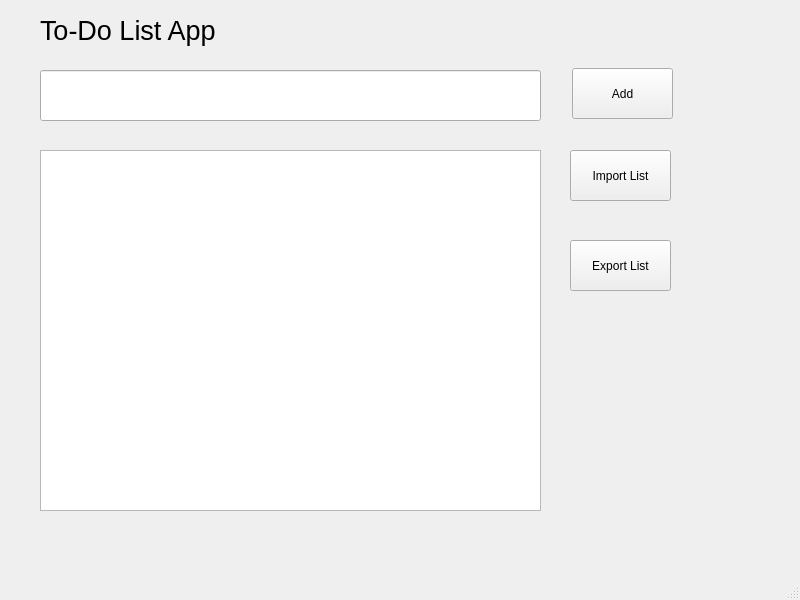
<?xml version="1.0" encoding="UTF-8"?>
<ui version="4.0">
 <class>MainWindow</class>
 <widget class="QMainWindow" name="MainWindow">
  <property name="geometry">
   <rect>
    <x>0</x>
    <y>0</y>
    <width>800</width>
    <height>600</height>
   </rect>
  </property>
  <property name="windowTitle">
   <string>To-Do List</string>
  </property>
  <widget class="QWidget" name="centralwidget">
   <widget class="QListWidget" name="listWidget">
    <property name="geometry">
     <rect>
      <x>40</x>
      <y>150</y>
      <width>501</width>
      <height>361</height>
     </rect>
    </property>
    <property name="font">
     <font>
      <pointsize>16</pointsize>
     </font>
    </property>
    <property name="spacing">
     <number>3</number>
    </property>
   </widget>
   <widget class="QLineEdit" name="input">
    <property name="geometry">
     <rect>
      <x>40</x>
      <y>70</y>
      <width>501</width>
      <height>51</height>
     </rect>
    </property>
    <property name="font">
     <font>
      <pointsize>16</pointsize>
     </font>
    </property>
   </widget>
   <widget class="QPushButton" name="addButton">
    <property name="geometry">
     <rect>
      <x>572</x>
      <y>68</y>
      <width>101</width>
      <height>51</height>
     </rect>
    </property>
    <property name="text">
     <string>Add</string>
    </property>
   </widget>
   <widget class="QLabel" name="label">
    <property name="geometry">
     <rect>
      <x>40</x>
      <y>10</y>
      <width>221</width>
      <height>41</height>
     </rect>
    </property>
    <property name="font">
     <font>
      <pointsize>20</pointsize>
     </font>
    </property>
    <property name="text">
     <string>To-Do List App</string>
    </property>
   </widget>
   <widget class="QPushButton" name="importButton">
    <property name="geometry">
     <rect>
      <x>570</x>
      <y>150</y>
      <width>101</width>
      <height>51</height>
     </rect>
    </property>
    <property name="text">
     <string>Import List</string>
    </property>
   </widget>
   <widget class="QPushButton" name="exportButton">
    <property name="geometry">
     <rect>
      <x>570</x>
      <y>240</y>
      <width>101</width>
      <height>51</height>
     </rect>
    </property>
    <property name="text">
     <string>Export List</string>
    </property>
   </widget>
  </widget>
  <widget class="QMenuBar" name="menubar">
   <property name="geometry">
    <rect>
     <x>0</x>
     <y>0</y>
     <width>800</width>
     <height>25</height>
    </rect>
   </property>
  </widget>
  <widget class="QStatusBar" name="statusbar"/>
 </widget>
 <resources/>
 <connections/>
</ui>
